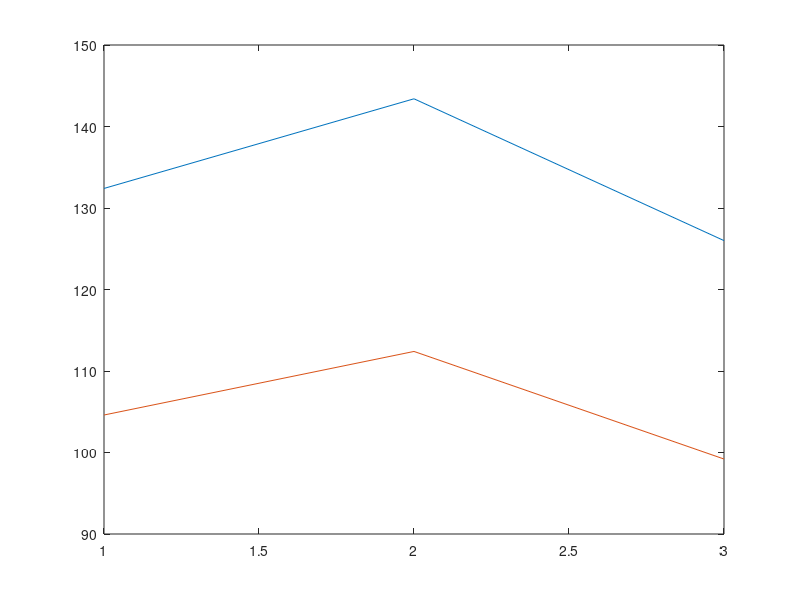

Here is the MATLAB script that generated this plot:
% ex1

X1 =  [125 137 121
        144 173 147
        105 119 125
        151 149 128
        137 139 109];

X2 = [ 93   121 107
       116  135 106
       109  83  100
       89   95  83
       116  128 100];
   
x1mean = mean(X1, 1)';
x2mean = mean(X2, 1)';
n1 = 5;
n2 = 5;
plot(x1mean)
hold on
plot(x2mean)
% clearly parallel from images

y = x1mean - x2mean;

C = [ones(2,1), -eye(2,2)];
z = C*y;

S1 = cov(X1);
S2 = cov(X2);
Sp = (S1 + S2)/2;
Sz = C*Sp*C';
f = n1+n2-2;
p = 3;

test = ( f-(p-1)+1 )/( f*(p-1) ) * (n1*n2)/(n1+n2) * ...
       z'*inv(Sz)*z
   
F = finv(1- 0.05, p-1, f-p+2)

% test < F, H holds, they are parallel

% test if they are equal

% Redifne C
n = n1+n2;
k = 2;
%C = [eye(2,2), -ones(2,1)];
A = [ones(n1,1),zeros(n1,1);zeros(n2,1), ones(n2,1)];
X = [X1;X2];
V = X'*(eye(n) - A*inv(A'*A)*A')*X;
C = [eye(2,2), -ones(2,1)];
Y = [x1mean - x2mean];
Cy = [1/n1] + 1/n2* ones(k-1,1)*ones(k-1,1)'
H = Y *inv(Cy) *Y'




lambda = det(C*V*C' + C*H*C')/det(C*V*C')*det(V)/det(V+H)
F = (1- lambda)/lambda

test = (n-k-p+1)/(k-1)*F

c = finv(0.95, k-1, n-k-p+1)

% test is  large, we cant reject h2
xmean = mean(X, 1)';
test = n*xmean'*C'*inv(C*V*C' + C*H*C')*C*xmean

test = (n-p+1)/(p-1)* test
c = finv(0.95, p-1, n-p+1)

% test < c, we can reject h3



